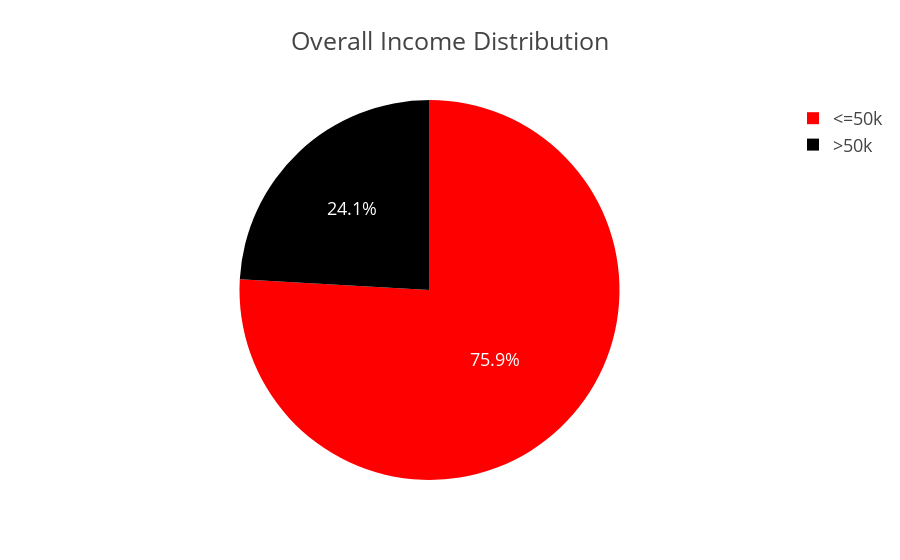

Source (notebook cell):
### Code cell
fig=px.pie(
    adult_df_income,names='income',values='total',
    title='Overall Income Distribution',
    color_discrete_sequence=["red","black"]
)
fig.update_layout(template="presentation", paper_bgcolor="rgba(0,0,0,0)",plot_bgcolor=("rgba(0,0,0,0)"))
fig.show()
fig.write_image(os.path.join(results_dir,'income_distribution_pie_chart.jpg'))
fig.write_image(os.path.join(results_dir,'income_distribution_pie_chart.png'))
fig.write_html(os.path.join(results_dir,'income_distribution_pie_chart.html'))

### Figure 1 — Plotly figure (JSON) as saved in the notebook; plotly's stock layout.template omitted (floating-point values rounded to 4 significant figures)
{"data": [{"domain": {"x": [0, 1], "y": [0, 1]}, "hovertemplate": "income=%{label}<br>total=%{value}<extra></extra>", "labels": ["<=50k", ">50k"], "legendgroup": "", "name": "", "showlegend": true, "type": "pie", "values": [24678, 7836]}], "layout": {"autosize": true, "legend": {"tracegroupgap": 0}, "paper_bgcolor": "rgba(0, 0, 0, 0)", "piecolorway": ["red", "black"], "plot_bgcolor": "rgba(0, 0, 0, 0)", "title": {"text": "Overall Income Distribution"}}}
